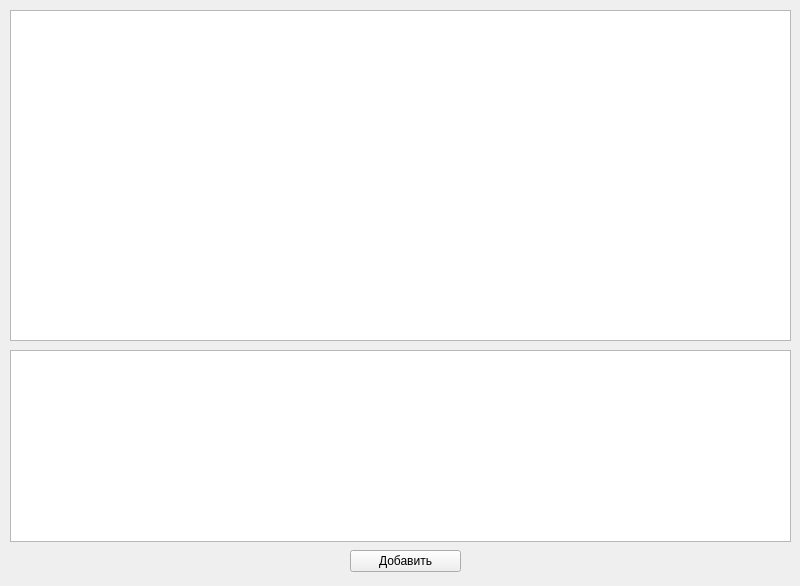
<?xml version="1.0" encoding="UTF-8"?>
<ui version="4.0">
 <class>AddPathsWindow</class>
 <widget class="QMainWindow" name="AddPathsWindow">
  <property name="geometry">
   <rect>
    <x>0</x>
    <y>0</y>
    <width>800</width>
    <height>586</height>
   </rect>
  </property>
  <property name="windowTitle">
   <string>MainWindow</string>
  </property>
  <widget class="QWidget" name="centralwidget">
   <widget class="QListWidget" name="pathsList">
    <property name="geometry">
     <rect>
      <x>10</x>
      <y>350</y>
      <width>781</width>
      <height>192</height>
     </rect>
    </property>
   </widget>
   <widget class="QPushButton" name="AddExts">
    <property name="geometry">
     <rect>
      <x>350</x>
      <y>550</y>
      <width>111</width>
      <height>22</height>
     </rect>
    </property>
    <property name="text">
     <string>Добавить</string>
    </property>
   </widget>
   <widget class="QTreeView" name="treeView">
    <property name="geometry">
     <rect>
      <x>10</x>
      <y>10</y>
      <width>781</width>
      <height>331</height>
     </rect>
    </property>
   </widget>
  </widget>
 </widget>
 <resources/>
 <connections/>
</ui>
